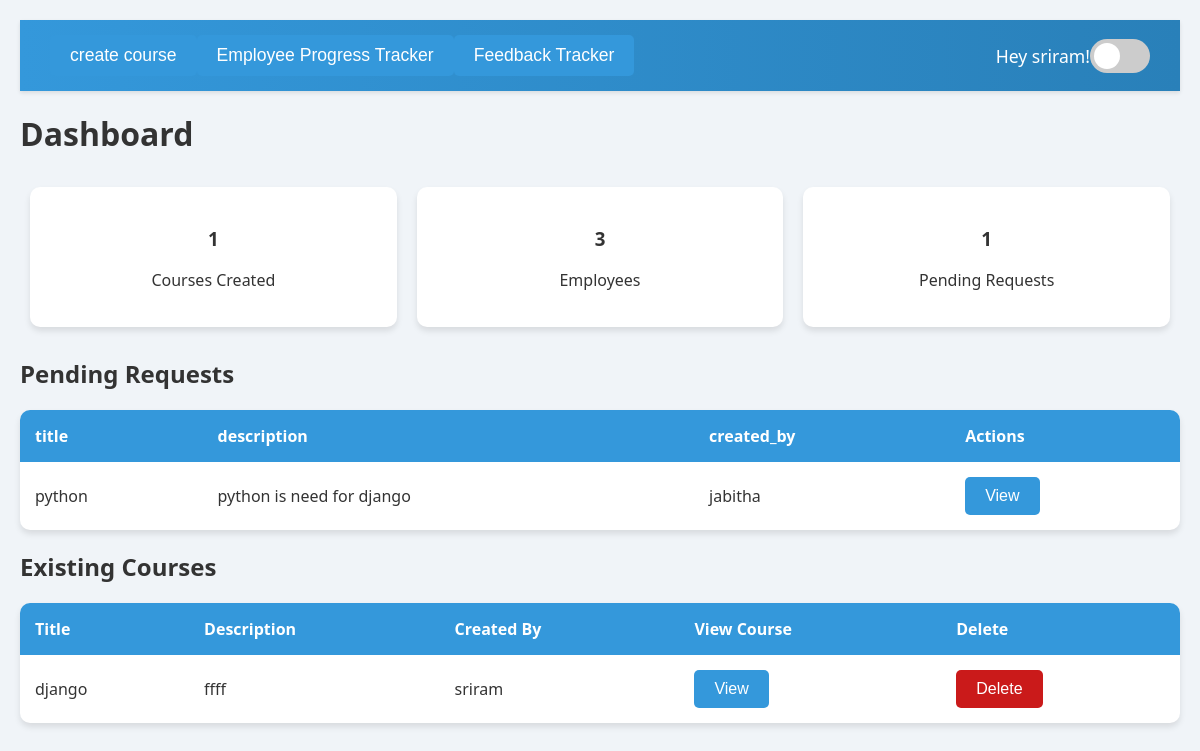
Page /dashboard/Admin/1/ on the earlier database version.
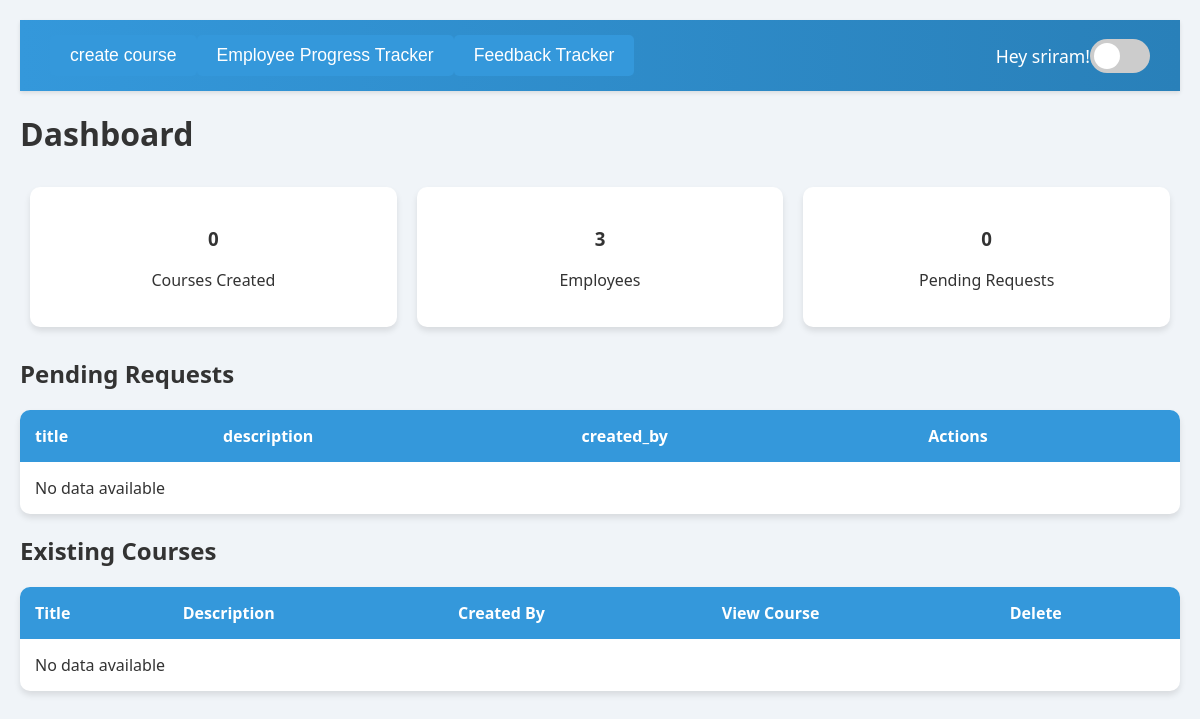
Same page on the later database version.
### dashboards/models.py (models this page shows, shortened)
class TrainingRequest(models.Model):
    request_id = models.AutoField(primary_key=True)
    title = models.CharField(max_length=255)
    description = models.TextField(null=True, blank=True)
    status = models.CharField(
        max_length=10,
        choices=[('Pending', 'Pending'),
                 ('Approved', 'Approved'),
                 ('Rejected', 'Rejected')],
        default='Pending'
    )
    account_manager = models.ForeignKey(
        'authentication.User',
        on_delete=models.CASCADE,
        limit_choices_to={'role__role_name': 'Manager'}
    )
    course_duration = models.PositiveIntegerField(help_text="Duration in days")  # New field
    employee_count = models.PositiveIntegerField(help_text="Number of employees involved")  # New field
    created_at = models.DateTimeField(auto_now_add=True)

class Course(models.Model):
    course_id = models.AutoField(primary_key=True)
    title = models.CharField(max_length=255)
    description = models.TextField(null=True, blank=True)
    created_by = models.ForeignKey(
        'authentication.User',
        on_delete=models.CASCADE,
        limit_choices_to={'role__role_name': 'Admin'}
    )
    resource_link = models.URLField(max_length=1024, null=True, blank=True)  # For URLs (e.g., YouTube)
    created_at = models.DateTimeField(auto_now_add=True)
    employees = models.ManyToManyField(
        'authentication.User',
        related_name='enrolled_courses',
        limit_choices_to={'role__role_name': 'Employee'},
        blank=True  # Optional field
    )

### authentication/models.py (models this page shows, shortened)
class User(models.Model):
    name = models.CharField(max_length=100)
    email = models.EmailField(unique=True)
    password = models.CharField(max_length=255)
    role = models.ForeignKey(Role, on_delete=models.CASCADE)
    def __str__(self):
        return self.name

### dashboards/views.py (the view)
# urls.py: path('Admin/<int:user_id>/', views.Admin_view, name='Admin'),
def Admin_view(request, user_id):
    admin = get_object_or_404(User, id=user_id)
    if request.method == 'POST' and 'delete_course' in request.POST:
        course_id = request.POST.get('course_id')
        course = get_object_or_404(Course, course_id=course_id)
        course.delete()
        return redirect('Admin', user_id=user_id)  # Redirect to the admin page after deletion
    context = {
        'admin': admin,
        'user_id': user_id,
        'courses_count': Course.objects.all().count(),
        'pending_count': TrainingRequest.objects.filter(status='Pending').count(),
        'employees_count': User.objects.filter(role=Role.objects.get(role_name='Employee').id).count(),
        'pending_requests': TrainingRequest.objects.filter(status='Pending'),
        'courses': Course.objects.all(),
    }
    return render(request, 'dashboards/Admin.html', context)

### dashboards/templates/dashboards/Admin.html (shortened to what this page needs)
<!DOCTYPE html>
<html lang="en">
<head>
</head>
<body>
  <div id="app">
    <div id="dashboard-page" class="page active">
      <nav>
        <span>
          <a href="{% url 'create_course' user_id %}"><button>create course</button></a>
          <a href="{% url 'create_course' user_id %}"><button>Employee Progress Tracker</button></a>
          <a href="{% url 'create_course' user_id %}"><button>Feedback Tracker</button></a>
        </span>
        <span>
          Hey {{admin.name}}!
          <label class="theme-switch">
            <span class="slider"></span>
          </label>
        </span>
      </nav>
      <h1>Dashboard</h1>
      <div class="dashboard-metrics">
        <div>
          <h3>{{courses_count}}</h3>
          <p>Courses Created</p>
        </div>
        <div>
          <h3>{{employees_count}}</h3>
          <p>Employees</p>
        </div>
        <div>
          <h3>{{pending_count}}</h3>
          <p>Pending Requests</p>
        </div>
      </div>
      <div>
        <h2>Pending Requests</h2>
        <table id="pending-requests">
          <thead>
              <tr>
                <th>title</th>
                <th>description</th>
                <th>created_by</th>
                <th>Actions</th>
              </tr>
        </thead>
        <tbody>
          {% for item in pending_requests %}
            <tr>
                <td>{{ item.title }}</td>
                <td>{{ item.description }}</td>
                <td>{{item.account_manager}}</td>
                <td><a href="{% url 'admin_action' user_id=user_id request_id=item.request_id %}"><button>View</button></a></td>
            </tr>
            {% empty %}
            <tr>
                <td colspan="4">No data available</td>
            </tr>
            {% endfor %}
        </tbody>
        </table>
        <h2>Existing Courses</h2>
        <table id="existing-courses">
          <thead>
              <tr>
                  <th>Title</th>
                  <th>Description</th>
                  <th>Created By</th>
                  <th>View Course</th>
                  <th>Delete</th>
              </tr>
          </thead>
          <tbody>
              {% for item in courses %}
              <tr>
                  <td>{{ item.title }}</td>
                  <td>{{ item.description }}</td>
                  <td>{{ item.created_by }}</td>
                  <td><a href="{% url 'view_course' course_id=item.course_id user_id=user_id %}"><button>View</button></a></td>
                  <td>
                      <form method="POST" action="{% url 'Admin' user_id=admin.id %}">
                          <button type="submit" name="delete_course" style="background-color: rgb(202, 26, 26);">Delete</button>
                      </form>
                  </td>
              </tr>
              {% empty %}
              <tr>
                  <td colspan="4">No data available</td>
              </tr>
              {% endfor %}
          </tbody>
      </table>
  </div>
</body>
</html>

Differences in the rows shown:
no longer on this page (row edited): TrainingRequest: title "python", description "python is need for django", account_manager "jabitha"
removed Course: title "django", description "ffff", created_by "sriram"
Other differences:
{{ courses_count }}: "1" → "0"
{{ pending_count }}: "1" → "0"
text now shown: "No data available No data available"
